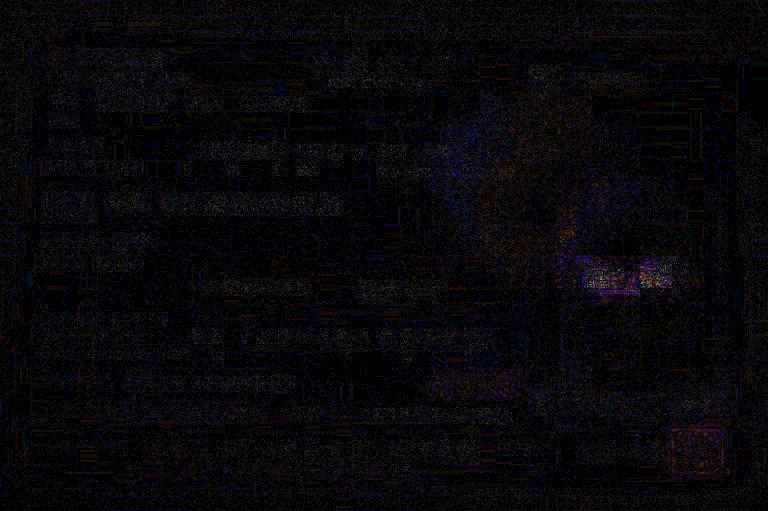
#> input picture hf_data/lo1206__tampered_image/test/id (changed eyes)-ela.jpg, 768 x 511 px
$ python -i train_mock_model.py   (imports and definitions only)   (older library calls are emulated)
#> lines starting #> are read from the running program, lines starting #| are printed output that depends on the picture
#!/usr/bin/env python3
"""Train a lightweight copy-move detector on synthetic data and evaluate."""

from __future__ import annotations

import argparse
import os
from typing import List, Tuple

import cv2
import joblib
import numpy as np
from sklearn.ensemble import RandomForestClassifier
from sklearn.metrics import accuracy_score


# [46 lines left out: functions set_thread_limits, f1_score, list_ids, load_gray, not called in this run]


def extract_features(gray: np.ndarray) -> np.ndarray:
    g = (gray * 255).astype(np.uint8)
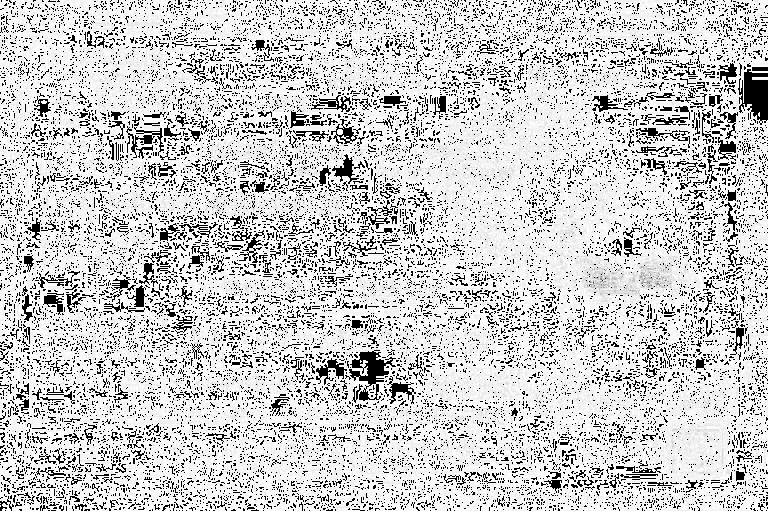
#> g: shape (511, 768); min 0, max 255, mean 202.1
    h, w = g.shape
#> h = 511; w = 768

    # global stats
    mean = float(gray.mean())
#> mean = 7.96
    std = float(gray.std())
#> std = 7.67
    p95 = float(np.quantile(gray, 0.95))
#> p95 = 21
    p05 = float(np.quantile(gray, 0.05))
#> p05 = 0

    # gradients
    gx = cv2.Sobel(gray, cv2.CV_32F, 1, 0, ksize=3)
    gy = cv2.Sobel(gray, cv2.CV_32F, 0, 1, ksize=3)
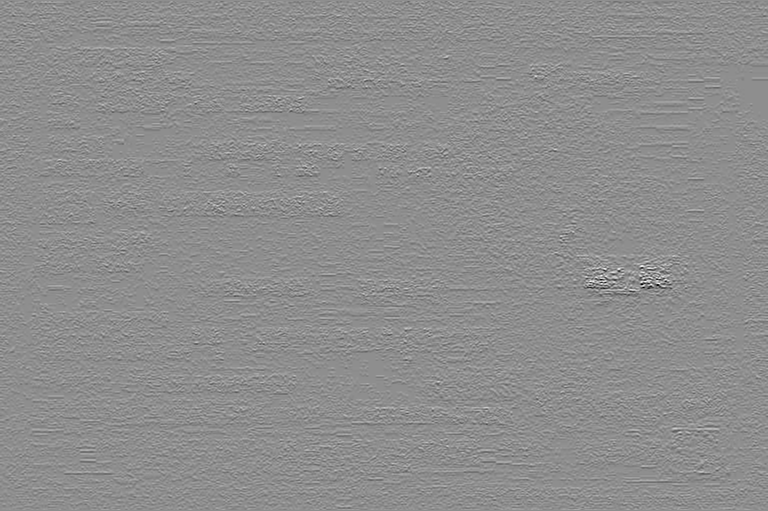
#> gy: shape (511, 768) float32; min -351, max 279, mean 0; drawn with min black and max white
    gm = np.sqrt(gx * gx + gy * gy)
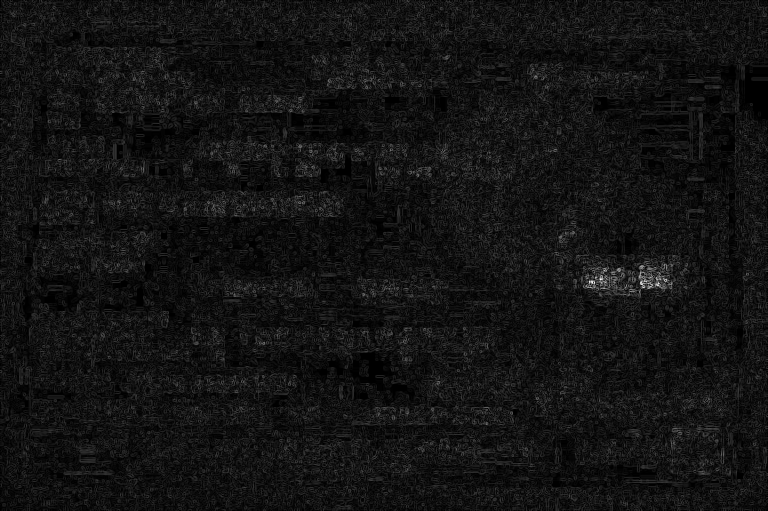
#> gm: shape (511, 768) float32; min 0, max 410.3, mean 31; drawn with min black and max white
    gmean = float(gm.mean())
#> gmean = 31
    gstd = float(gm.std())
#> gstd = 20.75

    # template matching cues
    def tm_stats(patch: int, samples: int = 40) -> Tuple[float, float]:
#> called with patch = 12, samples = 40
        best_corr = -1.0
        best_sad = 1.0
        rng = np.random.default_rng(123 + patch)
        for _ in range(samples):
            y = int(rng.integers(0, h - patch))
            x = int(rng.integers(0, w - patch))
            tpl = g[y : y + patch, x : x + patch]
            res = cv2.matchTemplate(g, tpl, cv2.TM_CCOEFF_NORMED)
            y0 = max(0, y - patch)
            y1 = min(res.shape[0], y + patch)
            x0 = max(0, x - patch)
            x1 = min(res.shape[1], x + patch)
            res[y0:y1, x0:x1] = -1
            _mn, mx, _mnl, loc = cv2.minMaxLoc(res)
            if mx > best_corr:
                best_corr = float(mx)
            yy, xx = loc[1], loc[0]
            p2 = g[yy : yy + patch, xx : xx + patch]
            sad = float(
                np.mean(np.abs(tpl.astype(np.float32) - p2.astype(np.float32))) / 255.0
            )
            if sad < best_sad:
                best_sad = sad
#> this loop made 40 passes
#> (mx, loc, best_corr, yy, xx, sad, best_sad) on passes 1, 14: (0.494, (246, 89), 0.494, 89, 246, 0.16, 0.16), (0.836, (124, 25), 0.836, 25, 124, 0.0342, 0.0342)
#> (mx, loc, yy, xx, sad, best_sad) on passes 7, 8, 9, 13: (0.47, (12, 280), 280, 12, 0.152, 0.152), (0.501, (346, 335), 335, 346, 0.114, 0.114), (0.481, (745, 208), 208, 745, 0.104, 0.104), (0.527, (572, 267), 267, 572, 0.0907, 0.0907)
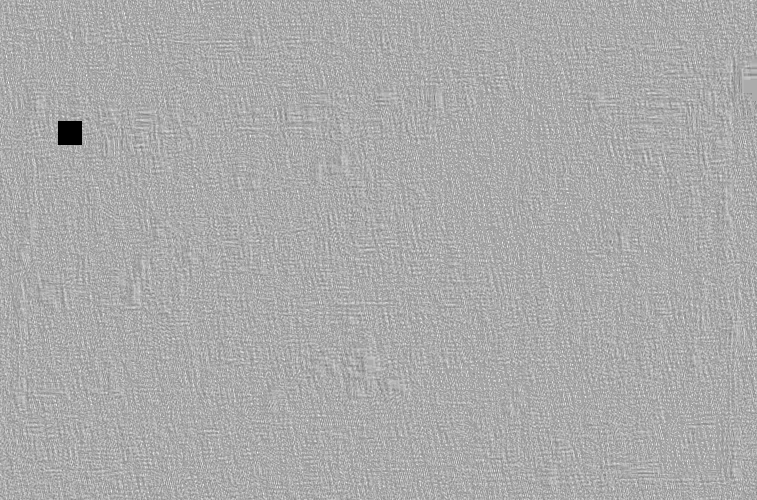
#> res: shape (500, 757) float32; min -1, max 0.486, mean -0.0018; drawn with min black and max white
#> after the loop, best_corr = 0.836; best_sad = 0.0342
        return best_corr, best_sad

    c12, s12 = tm_stats(12)
#> c12 = 0.836; s12 = 0.0342
    c20, s20 = tm_stats(20)
#> call 2 of tm_stats, with patch = 20, samples = 40
#> the loop in tm_stats (call 2), `for _ in range(samples):` made 40 passes
#> (mx, loc, best_corr, yy, xx, sad, best_sad) on pass 1: (0.271, (342, 283), 0.271, 283, 342, 0.178, 0.178)
#> (mx, loc, yy, xx, sad, best_sad) on passes 3, 12, 14, 15: (0.278, (599, 282), 282, 599, 0.172, 0.172), (0.312, (598, 284), 284, 598, 0.169, 0.169), (0.277, (459, 120), 120, 459, 0.116, 0.116), (0.346, (461, 370), 370, 461, 0.102, 0.102)
#> pass 1, in tm_stats (call 2), `res = cv2.matchTemplate(g, tpl, cv2.TM_CCOEFF_NORMED)`:
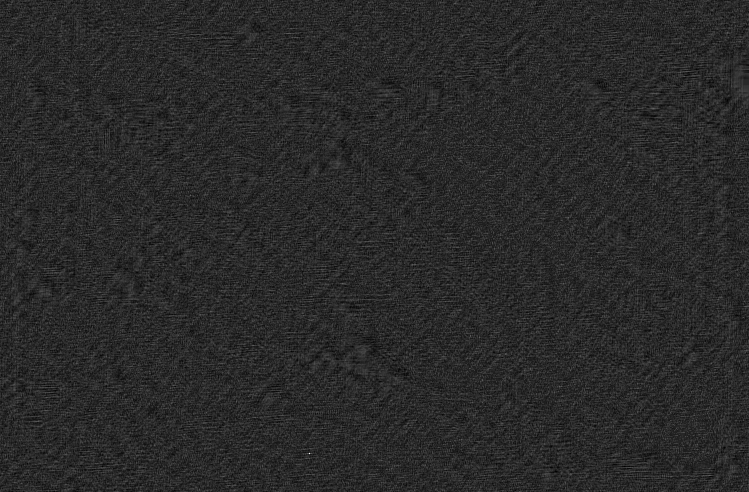
#> res: shape (492, 749) float32; min -0.197, max 1, mean -0.000216; drawn with min black and max white
#> pass 1, in tm_stats (call 2), `p2 = g[yy : yy + patch, xx : xx + patch]`:
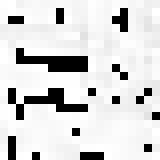
#> p2: shape (20, 20) (shown 8 times larger); min 0, max 255, mean 214.1
#> after the loop in tm_stats (call 2), `for _ in range(samples):`:
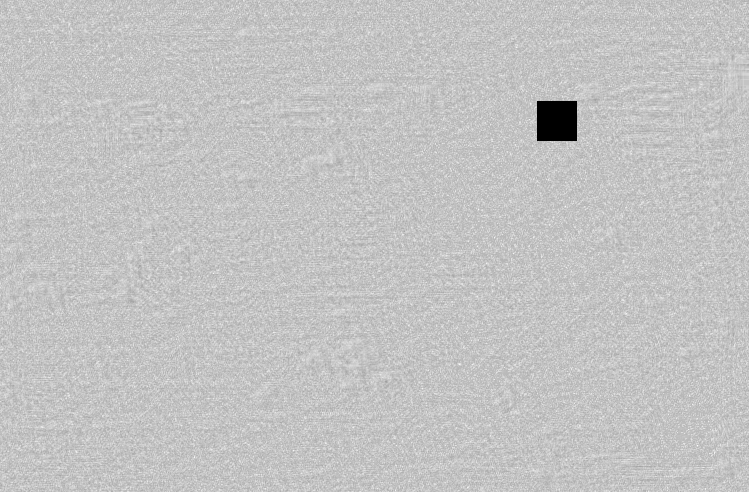
#> res: shape (492, 749) float32; min -1, max 0.3, mean -0.00433; drawn with min black and max white

    # ORB cue
    orb = cv2.ORB_create(nfeatures=1200)
    kps, des = orb.detectAndCompute(g, None)
    nkp = len(kps) if kps is not None else 0
    good = 0
    if des is not None and nkp > 5:
        bf = cv2.BFMatcher(cv2.NORM_HAMMING, crossCheck=False)
        knn = bf.knnMatch(des, des, k=3)
        for mset in knn:
            if len(mset) < 2:
                continue
            m1, m2 = mset[0], mset[1]
            if m1.queryIdx == m1.trainIdx:
                continue
            if m1.distance < 0.8 * m2.distance:
                p1 = kps[m1.queryIdx].pt
                p2 = kps[m1.trainIdx].pt
                if (p1[0] - p2[0]) ** 2 + (p1[1] - p2[1]) ** 2 > 12 * 12:
                    good += 1

    return np.array(
        [
            mean,
            std,
            p05,
            p95,
            gmean,
            gstd,
            c12,
            s12,
            c20,
            s20,
            float(nkp),
            float(good),
        ],
        dtype=np.float32,
    )


# [109 lines left out: functions make_dataset, segment_from_template, main, not called in this run]


# [2 lines not run here, left out]

>>> import cv2
>>> picture = cv2.imread('hf_data/lo1206__tampered_image/test/id (changed eyes)-ela.jpg', cv2.IMREAD_GRAYSCALE)
>>> result = extract_features(picture)

$ run again, on hf_data/lo1206__tampered_image/test/id (changed period of stay)-ela.jpg
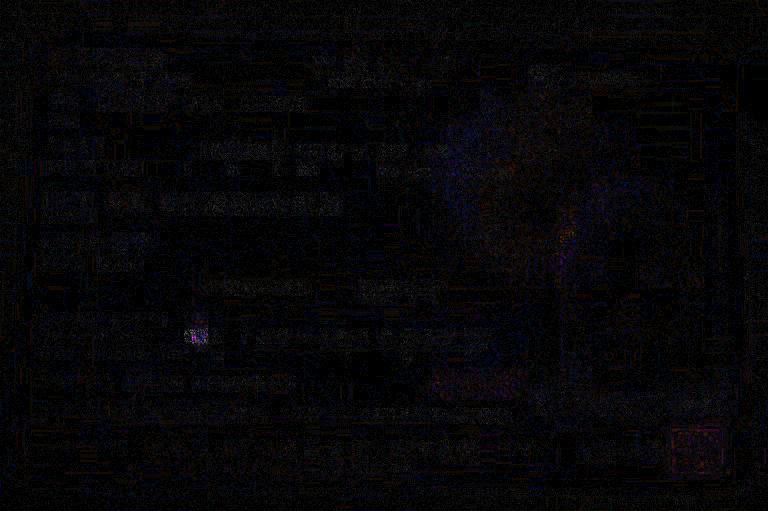
#> input picture hf_data/lo1206__tampered_image/test/id (changed period of stay)-ela.jpg, 768 x 511 px
#> mean = 6.19
#> std = 5.64
#> p95 = 16
#> p05 = 0
#> gmean = 23.99
#> gstd = 15.87
#> the loop in tm_stats, `for _ in range(samples):` made 40 passes
#> (mx, loc, best_corr, yy, xx, sad, best_sad) on passes 1, 2, 14: (0.476, (498, 461), 0.476, 461, 498, 0.183, 0.183), (0.544, (756, 439), 0.544, 439, 756, 0.166, 0.166), (0.959, (123, 380), 0.959, 380, 123, 0.0215, 0.0215)
#> after the loop in tm_stats, `for _ in range(samples):`:
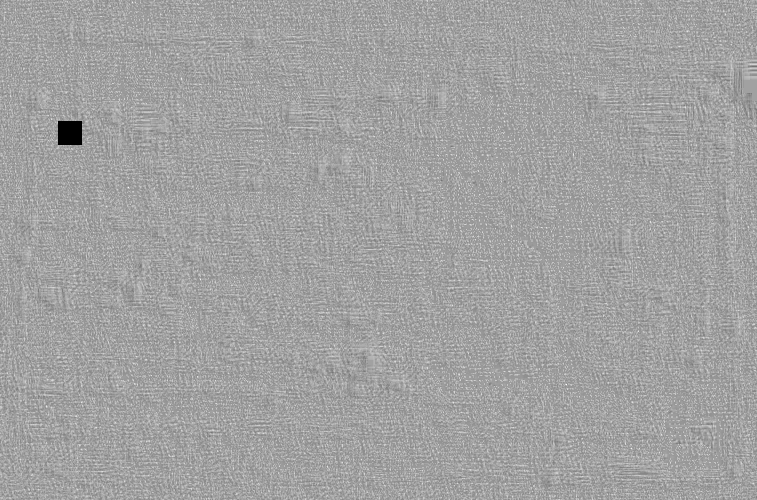
#> res: shape (500, 757) float32; min -1, max 0.575, mean -0.00151; drawn with min black and max white
#> after the loop in tm_stats, `for _ in range(samples):`: best_corr = 0.959; best_sad = 0.0215
#> c12 = 0.959; s12 = 0.0215
#> the loop in tm_stats (call 2), `for _ in range(samples):` made 40 passes
#> (mx, loc, best_corr, yy, xx, sad, best_sad) on pass 1: (0.338, (464, 380), 0.338, 380, 464, 0.125, 0.125)
#> pass 2, in tm_stats (call 2), `tpl = g[y : y + patch, x : x + patch]`:
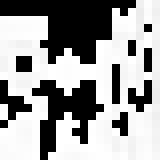
#> tpl: shape (20, 20) (shown 8 times larger); min 0, max 255, mean 157.2
